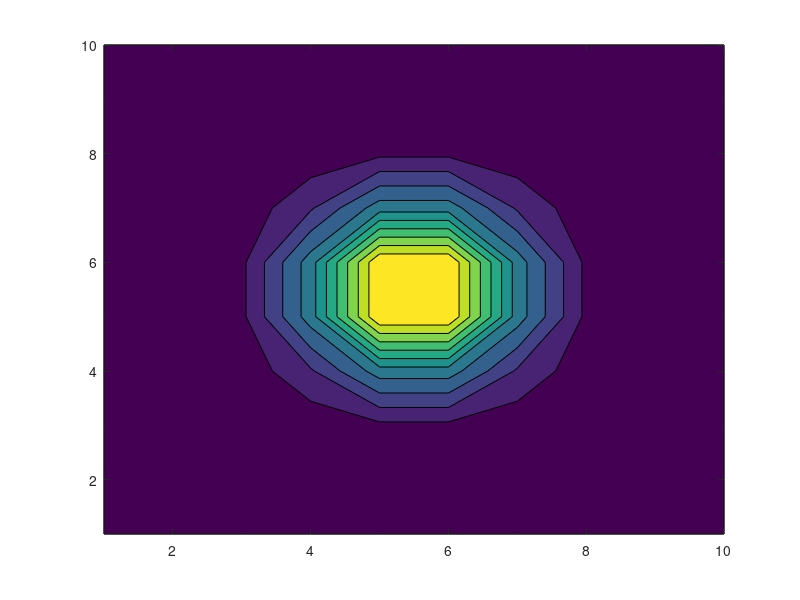
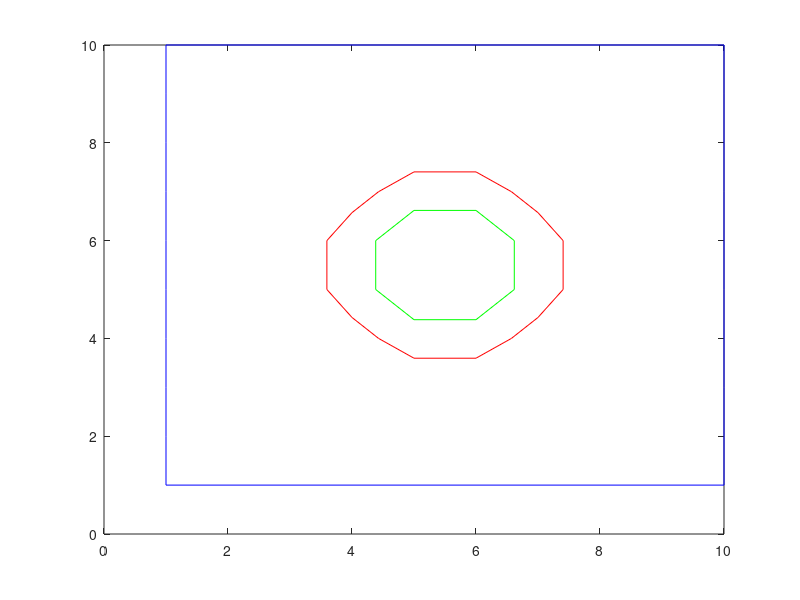

Write the MATLAB code that produced these figures, in order.
function x=canonix()
[x,y] = ndgrid(linspace(-3,3,10));
z = exp(-x.^2 -y.^2);
c = contourf(z);
size(c)
s = getcontourlines(c);
% size(s)
figure
plot(s(1).x, s(1).y, 'b', s(4).x, s(4).y, 'r', s(8).x, s(8).y, 'g')
end

function s = getcontourlines(c)
    sz = size(c,2);     % Size of the contour matrix c
    ii = 1;             % Index to keep track of current location
    jj = 1;             % Counter to keep track of % of contour lines

    while ii < sz       % While we haven't exhausted the array
        n = c(2,ii);    % How many points in this contour?
        s(jj).v = c(1,ii);        % Value of the contour
        s(jj).x = c(1,ii+1:ii+n); % X coordinates
        s(jj).y = c(2,ii+1:ii+n); % Y coordinates
        ii = ii + n + 1;          % Skip ahead to next contour line
        jj = jj + 1;              % Increment number of contours
    end

end
